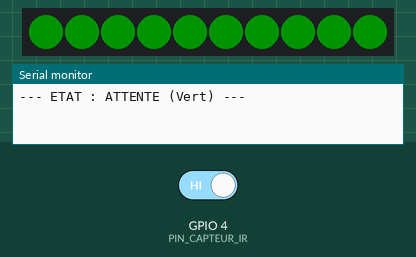
A program run on a simulated ESP32-S3. Parts: 10 RGB LEDs in strip order, left to right, the last lines printed to the serial monitor. The inputs (shaded band) are chosen by the test bench; at power-on: GPIO 4 (PIN_CAPTEUR_IR) HIGH. Dim RGB values are drawn brighter than linear.

Above: at 1.2 s.
1.3 s: GPIO 4 (PIN_CAPTEUR_IR) driven LOW
At 1.6 s:
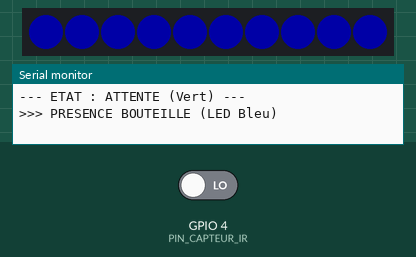
2.8 s: GPIO 4 (PIN_CAPTEUR_IR) driven HIGH
At 4.0 s:
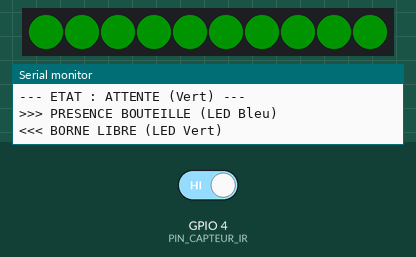
Timing chart, 0 to 5.8 s (numbered marks = the images above; inputs shaded):
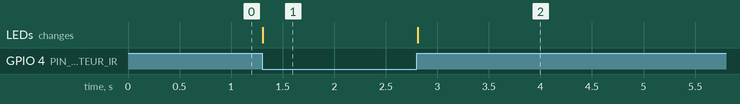

Measured:
- after the input at 1.3 s, the LEDs: change at once (image 1)
- after the input at 2.8 s, the LEDs: change at once (image 2)

The program:

main.cpp
```cpp
#include <Arduino.h>
#include <FastLED.h>

// --- CABLAGE ---
const int PIN_CAPTEUR_IR = 4;
const int PIN_LEDS = 2;
const int NOMBRE_LEDS = 10;

// --- OBJETS ---
CRGB leds[NOMBRE_LEDS];
portMUX_TYPE myMux = portMUX_INITIALIZER_UNLOCKED;

// --- VARIABLES PARTAGEES (VOLATILE) ---
volatile bool bouteille_presente = false;
volatile bool flag_changement = false;

// --- INTERRUPTION (ISR) ---
// Se déclenche dès que le signal change (Arrivée OU Départ)
void IRAM_ATTR isr_detection() {
  // 1. Lecture directe de l'état (LOW = Obstacle sur ce capteur)
  bool etat_lu = (digitalRead(PIN_CAPTEUR_IR) == LOW);

  // 2. Section Critique : On protège l'écriture des variables
  portENTER_CRITICAL_ISR(&myMux);
  bouteille_presente = etat_lu;
  flag_changement = true; // On signale au loop qu'il faut agir
  portEXIT_CRITICAL_ISR(&myMux);
}

// --- FONCTION LEDS ---
void changerCouleur(CRGB couleur) {
  for(int i = 0; i < NOMBRE_LEDS; i++) {
    leds[i] = couleur;
  }
  FastLED.show();
}

void setup() {
  Serial.begin(115200);

  // Init Capteur
  pinMode(PIN_CAPTEUR_IR, INPUT_PULLUP);

  // Init LEDs
  FastLED.addLeds<WS2812B, PIN_LEDS, GRB>(leds, NOMBRE_LEDS);
  FastLED.setBrightness(40);

  // ETAT INITIAL : "Vert fixe: borne en attente" [Source 275]
  changerCouleur(CRGB::Green);
  Serial.println("--- ETAT : ATTENTE (Vert) ---");

  // Init Interruption
  attachInterrupt(digitalPinToInterrupt(PIN_CAPTEUR_IR), isr_detection, CHANGE);
}

void loop() {
  // Variables locales
  bool mise_a_jour_requise = false;
  bool etat_actuel = false;

  // On bloque le processeur pour éviter les problèmes écriture lecture
  portENTER_CRITICAL(&myMux);
  if (flag_changement) {
    mise_a_jour_requise = true;
    etat_actuel = bouteille_presente;
    flag_changement = false; // Reset du flag
  }
  portEXIT_CRITICAL(&myMux);

  if (mise_a_jour_requise) {

    if (etat_actuel == true) {
      //Bouteille détectée
      //Affichage : "Bleu fixe: présence d'une bouteille"
      changerCouleur(CRGB::Blue);
      Serial.println(">>> PRESENCE BOUTEILLE (LED Bleu)");

      // code pour code barre et autre à mettre ici pour suite
    }
    else {
      //Bouteille partie
      //Affichage : "Vert fixe: borne en attente"
      changerCouleur(CRGB::Green);
      Serial.println("<<< BORNE LIBRE (LED Vert)");

      // Code futur : scanner.stopReading();
    }
  }

  // Petite pause pour la stabilité
  delay(10);
}
```
